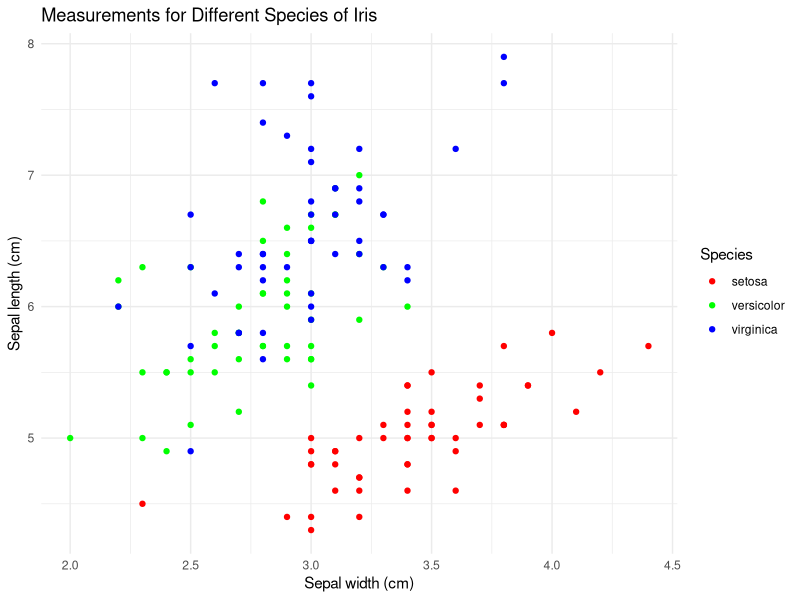

This figure's R source:
## ---- chunk 1
#| message: false
#| label: setup
library(tidyverse)
## ---- chunk 2
#| label: iris-scatterplot
#| fig-cap: "Sepal length and width measurements for three iris species."
ggplot(iris, aes(x = Sepal.Width, y = Sepal.Length, color = Species)) +
  geom_point() +
  scale_color_manual(
    values = c(
      setosa = "red",
      versicolor = "green",
      virginica = "blue"
    )
  ) +
  labs(
    title = "Measurements for Different Species of Iris",
    x = "Sepal width (cm)",
    y = "Sepal length (cm)",
    color = "Species"
  ) +
  theme_minimal()
